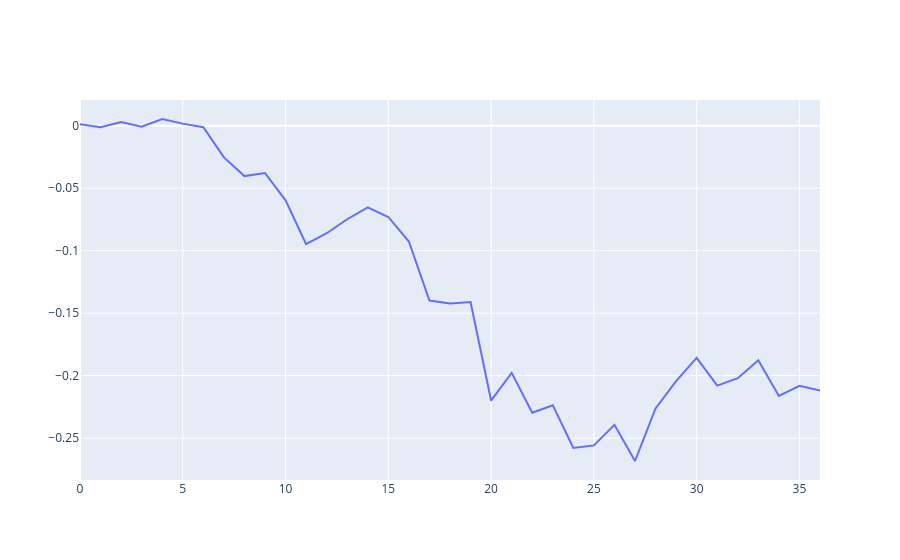

Notebook source saved alongside this figure:
### Code cell
start_train = "2019-02-05"
end_train = "2020-02-12"
end_valid = "2020-04-03"

central, modes = stress_test(
    dfs, start_train, end_train, end_valid
)
var_alpha, cvar, sharpe, sortino, cumulative_returns, mean_return = central

print('var:', var_alpha)
print('cvar:', cvar)
print('sharpe:', sharpe)
print('sortino:', sortino)
print('mean return:', mean_return)
print()

s = sum(mode_counter)
print('pct of weights chosen optimally:', mode_counter[0]/s)
print('pct of weights chosen bec. of correlation:', mode_counter[1]/s)
print('pct of weights chosen bec. of volatility:', mode_counter[2]/s)


fig = go.Figure()
fig.add_trace(go.Scatter(x=list(range(len(cumulative_returns))), y=cumulative_returns))
fig.show()

### Figure 1 — Plotly figure (JSON) as saved in the notebook; plotly's stock layout.template omitted (floating-point values rounded to 4 significant figures)
{"data": [{"type": "scatter", "x": [0, 1, 2, 3, 4, 5, 6, 7, 8, 9, 10, 11, 12, 13, 14, 15, 16, 17, 18, 19, 20, 21, 22, 23, 24, 25, 26, 27, 28, 29, 30, 31, 32, 33, 34, 35, 36], "y": [0.001187, -0.001165, 0.003043, -0.0007425, 0.005415, 0.001716, -0.001183, -0.02535, -0.04028, -0.03779, -0.05971, -0.09475, -0.08601, -0.07483, -0.06534, -0.073, -0.09267, -0.1399, -0.1422, -0.141, -0.22, -0.1977, -0.2297, -0.2237, -0.2579, -0.2559, -0.2394, -0.2683, -0.2263, -0.2044, -0.1858, -0.208, -0.2021, -0.1878, -0.2162, -0.2082, -0.2119]}], "layout": {}}
